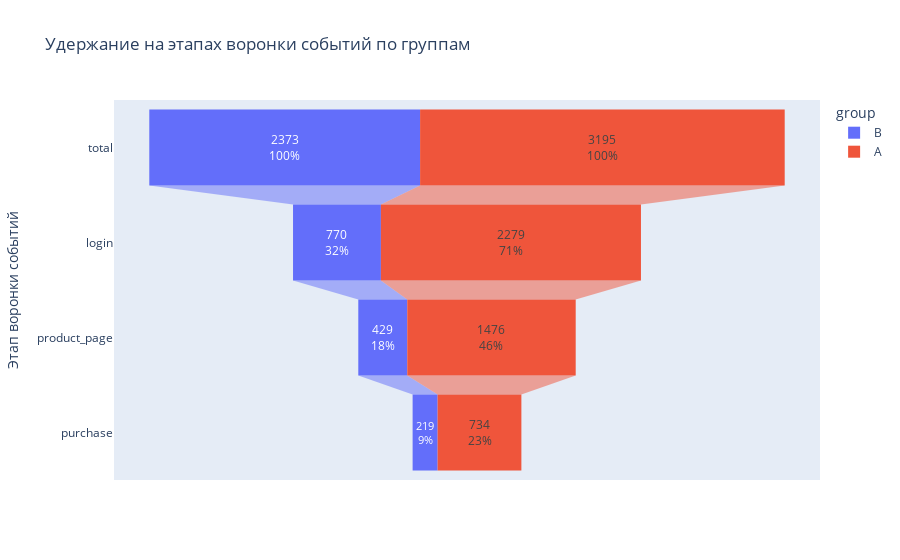

Notebook code cell kept with this figure:
### Markdown cell above
45% клиентов не совершили ни одного из действий, зато после авторизации конверсия неплохая – между входом и просмотром товара удержание 62%, от товара до покупки – 50%. 

Общая конверсия в покупку – 17%. Такой показатель практически во всех сферах считается отличным.

Построим воронку в разбивке по группам теста.

### Code cell
group_funnel = pd.DataFrame(df.groupby(['group', 'event_name_cat'])['user_id'].nunique())
group_funnel.loc[('A', 'total'), 'user_id'] = ab.query('group == "A"').shape[0]
group_funnel.loc[('B', 'total'), 'user_id'] = ab.query('group == "B"').shape[0]
group_funnel = group_funnel.reset_index().sort_values(by=['group', 'user_id'], ascending=False)

fig = px.funnel(group_funnel,
                x='user_id', y='event_name_cat', color='group',
                title='Удержание на этапах воронки событий по группам')
fig.update_traces(
    texttemplate='%{value}<br>%{percentInitial}',
    hovertemplate='От общего кол-ва: %{percentInitial}<br>С пред. шага: %{percentPrevious}'
)
fig.update_layout(yaxis_title='Этап воронки событий')

### Figure 1 — Plotly figure (JSON) as saved in the notebook; plotly's stock layout.template omitted (floating-point values rounded to 4 significant figures)
{"data": [{"hovertemplate": "От общего кол-ва: %{percentInitial}<br>С пред. шага: %{percentPrevious}", "legendgroup": "B", "marker": {"color": "#636efa"}, "name": "B", "orientation": "h", "showlegend": true, "texttemplate": "%{value}<br>%{percentInitial}", "type": "funnel", "x": [2373, 770, 429, 219], "xaxis": "x", "y": ["total", "login", "product_page", "purchase"], "yaxis": "y"}, {"hovertemplate": "От общего кол-ва: %{percentInitial}<br>С пред. шага: %{percentPrevious}", "legendgroup": "A", "marker": {"color": "#EF553B"}, "name": "A", "orientation": "h", "showlegend": true, "texttemplate": "%{value}<br>%{percentInitial}", "type": "funnel", "x": [3195, 2279, 1476, 734], "xaxis": "x", "y": ["total", "login", "product_page", "purchase"], "yaxis": "y"}], "layout": {"legend": {"title": {"text": "group"}, "tracegroupgap": 0}, "title": {"text": "Удержание на этапах воронки событий по группам"}, "xaxis": {"anchor": "y", "domain": [0, 1], "title": {"text": "user_id"}}, "yaxis": {"anchor": "x", "domain": [0, 1], "title": {"text": "Этап воронки событий"}}}}
